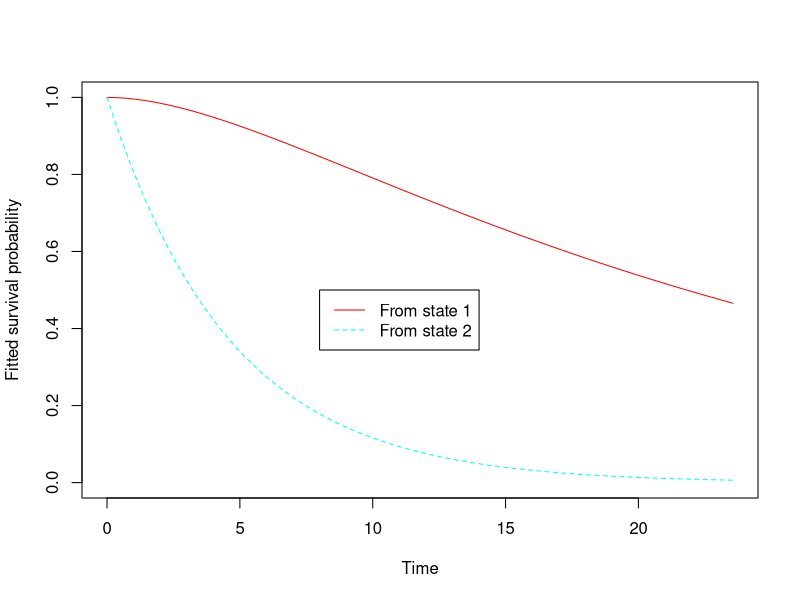
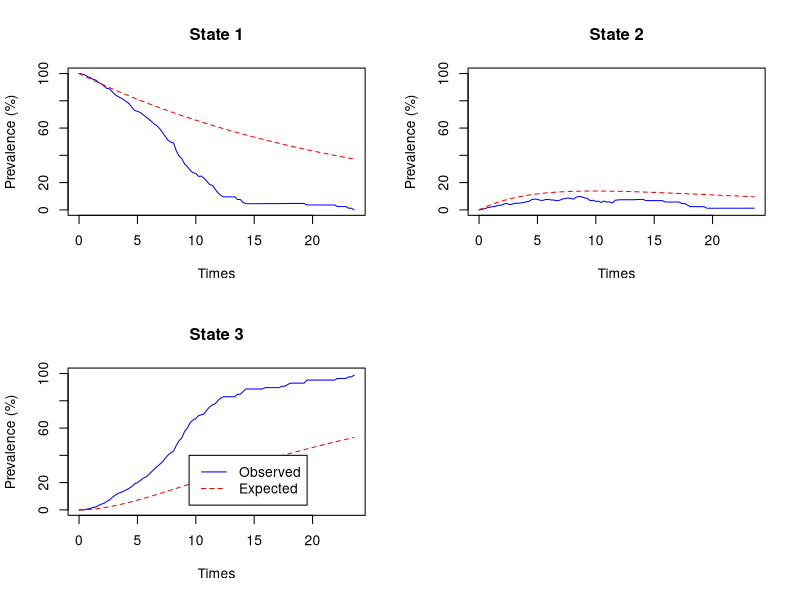
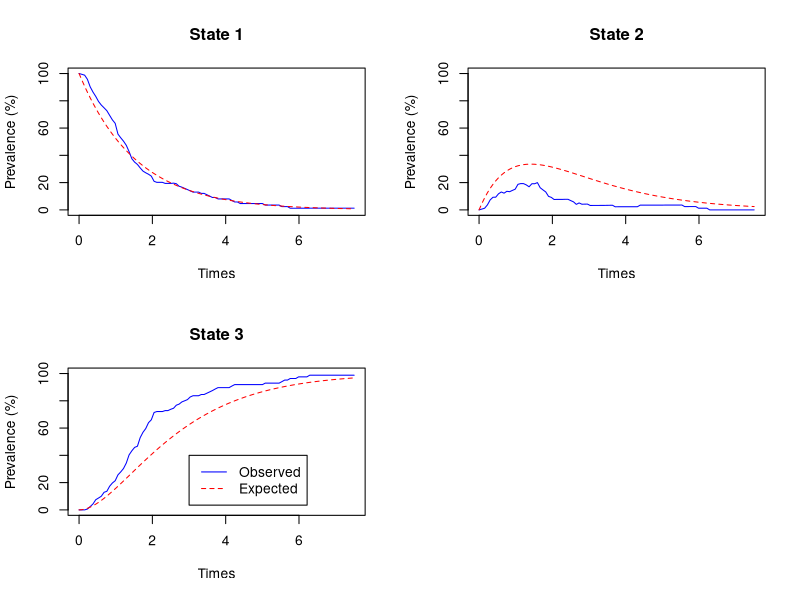
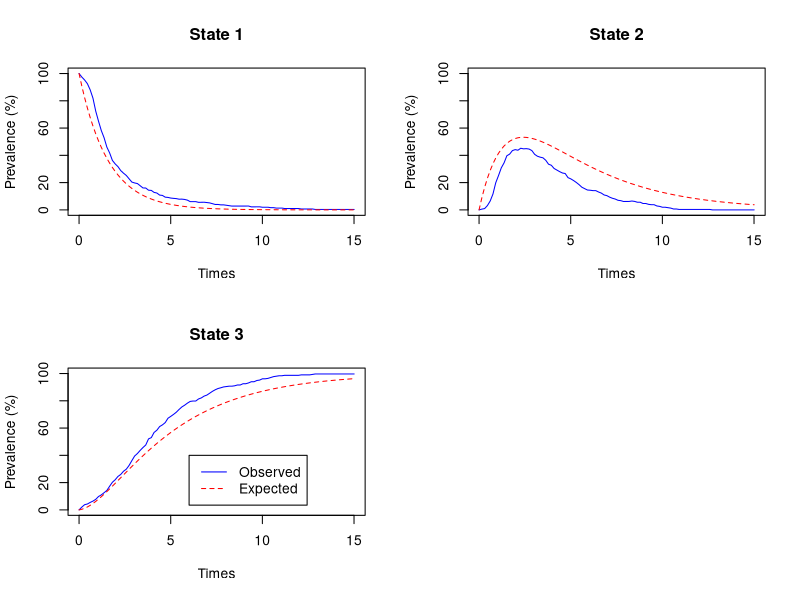

Source code (R) for these figures, in order:
## ---- chunk 1
knitr::opts_chunk$set(echo = TRUE)
## ---- chunk 2
library(tidyverse)
#Import les données
data <- read.csv("data/TCGA-CDR_data.csv")
# Creation de donnee simule
covar_sim <- sample(c(0,1),1000,replace=TRUE)
covar <-  sample(c(0,1),11160,replace=TRUE)

#convert qq colonnes en numerique depuis les facteurs.
data$DSS.time <- as.numeric(as.character(data$DSS.time))
data$DSS <- as.numeric(as.character(data$DSS))
data$PFI.time <- as.numeric(as.character(data$PFI.time))
data$PFI <- as.numeric(as.character(data$PFI))

# Chqnge les valeurs de DSS.time et PFI.time au NA, (Car pas de sens un temps 0)
# ou si PFI.time est plus grand que DSS.time car aussi pas de sens.  
data$DSS.time[data$DSS.time==0] <- NA #enlever les suivis nuls
data$PFI.time[data$PFI.time==0] <- NA #enlever les suivis nuls
data$DSS.time[data$PFI.time > data$DSS.time] <- NA
data$PFI.time[data$PFI.time > data$DSS.time] <- NA


# Creation de colonnes pour la création de dataframe de matrice de transition
pfiNotDead.time <- data$PFI.time/365.25
pfiNotDead <- data$PFI
pfiNotDead[data$PFI.time==data$DSS.time] <- 0
dssDirect.time <- data$DSS.time/365.25
dssDirect <- data$DSS
dssDirect[!data$PFI.time==data$DSS.time] <- 0
dssRelapse.time <- (data$DSS.time-data$PFI.time)/365.25
dssRelapse.time[pfiNotDead==0] <- 0
dssRelapse <- data$DSS
dssRelapse[data$PFI.time==data$DSS.time] <- 0


# Recode les levels du stage du tumeur pour avoir moins de niveau.  
# Fait qu'il y a seulement stage 1/2, 3/4 et NA; ou 1/2, 3/4, autre et NA  
stage <- as.factor(data$ajcc_pathologic_tumor_stage)
levels(stage) <- c("NA","NA","NA","NA","I - II","I - II","other","I - II","I - II","I - II","I - II","I - II","I - II","I - II","III - IV","III - IV","III - IV","III - IV","III - IV","III - IV","III - IV","III - IV","other")
stageBis <- as.factor(data$clinical_stage)
levels(stageBis) <- c("NA","NA","NA","I - II","I - II","I - II","III - IV","III - IV","III - IV",rep("I - II",14),rep("III - IV",6),"I - II",rep("III - IV",4))
stage <- sapply(1:length(stage),function(i){
  if(stage[i]=="NA") return(stageBis[i])
  else return(stage[i])
})

# Creation d'un nouveau dataframe plus petit et facile a manipuler.  
df_new <- data.frame("Patient"=data$X,
                     "DSS"=data$DSS,"DSS.time"=data$DSS.time/365.25,
                     "PFI"=data$PFI,"PFI.time"=data$PFI.time/365.25,
                     "T01"=pfiNotDead,"T01.time"=pfiNotDead.time,
                     "T02"=dssDirect,"T02.time"=dssDirect.time,
                     "T12"=dssRelapse,"T12.time"=dssRelapse.time,
                     stage,"var_nulle"=as.character(covar),"gender"=data$gender,"age"=data$age_at_initial_pathologic_diagnosis,"type"=data$type)

# Enleve les NA
df_new <- df_new[-which(apply(df_new,1,function(x) any(is.na(x)))),]
dim(df_new)
# Enleve les stage qui ont le niveau NA ou other
df_new <- df_new[-which(is.element(df_new$stage,c("NA","other"))),]
df_new$stage <- factor(df_new$stage,c("I - II","III - IV"))
dim(df_new)
df_new$age <- as.numeric(as.character(df_new$age))
df_new <- df_new[-which(is.na(df_new$age)),] #nettoyage des NA de l'age
# Dois les converti depuis factors pour qu'ils soit bien selectionner dans le boucle for
df_new <- df_new %>% mutate_at(c('type','stage','age','var_nulle','gender'), as.character)
## ---- chunk 3
library(msm)

#* Section plus compliquer a comprendre
#* Chaque personne peut atteindre max de 3 phase,  soit 1-1 (censure pour PFI et DSS), 1-2-2 (censure pour DSS), 
#* 1-3 (pas de censure, PFI.time == DSS.time), ou 1-2-3 (pas de censure, PFI.time != DSS.time) selon leur prognosis et leur censure. 
#* Donc il y a 3 matrice qui sont cree chaqu'un avec 4 colonne: indiv, time, state et type
#* Dans un boucle for du longeur du dataframe des patients (qu'on n'a pas retirer) pour chaque matrix, on regarde quel phase doit placer le patient
#* et on lui donne le bonne 'state'.  Si le personne n'a pas de troisieme phase, on met NA, qu'on enlevera apres.  
state1 <- matrix(nrow =length(df_new$Patient),ncol = 8,dimnames = list(1:length(df_new$Patient),c("indiv","time","state","type",'var_nulle','stage','age','gender'))) 
state1 <- state2 <- state3<- as.data.frame(state1)
for(i in 1:length(df_new[,1])){
  state1[i,] <- c(df_new$Patient[i],0,1,df_new$type[i],covar[i],df_new$stage[i], df_new$age[i], df_new$gender[i])
  state2[i,] <- 
    if((df_new$T01.time[i] < df_new$T02.time[i]) & df_new$T01[i]==1) c(df_new$Patient[i],df_new$T01.time[i],2,df_new$type[i],covar[i],df_new$stage[i], df_new$age[i], df_new$gender[i])
  else if (df_new$T02[i] == 1) c(df_new$Patient[i],df_new$T02.time[i],3,df_new$type[i],covar[i],df_new$stage[i], df_new$age[i], df_new$gender[i])
  else c(df_new$Patient[i],df_new$T02.time[i],1,df_new$type[i],covar[i],df_new$stage[i], df_new$age[i], df_new$gender[i])
  state3[i,] <- 
    if((df_new$T01.time[i] < df_new$T02.time[i]) & df_new$T01[i]==1){
      if (df_new$T12.time[i] > 0 & df_new$T12[i]==1) c(df_new$Patient[i],df_new$T12.time[i]+df_new$T01.time[i],3,df_new$type[i],covar[i],df_new$stage[i], df_new$age[i], df_new$gender[i])
      else c(df_new$Patient[i],df_new$T12.time[i]+df_new$T01.time[i],2,df_new$type[i],covar[i],df_new$stage[i], df_new$age[i], df_new$gender[i])
    }
  else c(NA,NA,NA,NA)
}

# Combine les 3 matrices 
# Ajoute les colonnes depuis df_new pour utiliser les covariants
# Convert les donnees en bonne type de donnees
# Enleve les donnees qui on un 'state' == NA
df_msm <- rbind(state1,state2,state3)
df_msm$indiv <- as.integer(df_msm$indiv)
df_msm$time <- as.numeric(df_msm$time)
df_msm$state <- as.numeric(df_msm$state)
df_msm$var_nulle <- as.numeric(df_msm$var_nulle)
df_msm$age <- as.numeric(df_msm$age)
df_msm$gender <- as.factor(df_msm$gender)
df_msm$stage <- as.factor(df_msm$stage)
df_msm <- df_msm[-which(is.na(df_msm$state)),]

# Ordonner le dataframe par individu et le temps de chaque transition.  
df_msm <- df_msm[order(df_msm$indiv,df_msm$time),]


# Test pour verifier les donnees sont correct
# unique(df_msm[df_msm$stage=='III - IV'& df_msm$type=='PAAD',]$indiv)
# unique(df_new[df_new$stage=='III - IV'& df_new$type=='PAAD',]$Patient)


# Regarde le table de transition d'etats et cree un Q matrix de base.  
statetable.msm(state, indiv, df_msm)
Qmat <- matrix(c(1,1,1,0,1,1,0,0,0),ncol=3,byrow = TRUE)
par(mfrow = c(1,1))
test_msm <- msm(state~time, subject=indiv,data = df_msm[df_msm$type == 'BRCA',], gen.inits = TRUE,qmatrix= Qmat, deathexact = 3,covariates = ~age)
hazard.msm(test_msm)
plot(test_msm, legend.pos = c(8,.5))
## ---- chunk 4
test_msm_brca <- msm(state~time, subject=indiv,data = df_msm[df_msm$type == 'BRCA',], gen.inits = TRUE,qmatrix= Qmat, deathexact = 3)
test_msm_brca
summary(test_msm_brca)
plot.prevalence.msm(test_msm_brca)
#plot(test_msm_brca )
## ---- chunk 5
test_msm_brca_nul <- msm(state~time, subject=indiv,data = df_msm[df_msm$type == 'BRCA',], gen.inits = TRUE,qmatrix= Qmat, deathexact = 3,covariates = ~var_nulle)
#test_msm_brca_nul
summary(test_msm_brca_nul)$hazard
#plot.prevalence.msm(test_msm_brca_nul)
## ---- chunk 6
test_msm_brca_stage <- msm(state~time, subject=indiv,data = df_msm[df_msm$type == 'BRCA',], gen.inits = TRUE,qmatrix= Qmat, deathexact = 3,covariates = ~stage)
#test_msm_brca_stage
summary(test_msm_brca_stage)$hazard
#plot.prevalence.msm(test_msm_brca_stage)

## ---- chunk 7
test_msm_paad <- msm(state~time, subject=indiv,data = df_msm[df_msm$type == 'PAAD',], gen.inits = TRUE,qmatrix= Qmat, deathexact = 3)
test_msm_paad
plot.prevalence.msm(test_msm_paad)
## ---- chunk 8
test_msm_paad_nul <- msm(state~time, subject=indiv,data = df_msm[df_msm$type == 'PAAD',], gen.inits = TRUE,qmatrix= Qmat, deathexact = 3,covariates = ~var_nulle)
#test_msm_paad_nul
summary(test_msm_paad_nul)$hazard
#plot.prevalence.msm(test_msm_paad_nul)
## ---- chunk 9
test_msm_paad_stage <- msm(state~time, subject=indiv,data = df_msm[df_msm$type == 'PAAD',], gen.inits = TRUE,qmatrix= Qmat, deathexact = 3,covariates = ~stage)
summary(test_msm_paad_stage)$hazard
#plot.prevalence.msm(test_msm_paad_stage)
## ---- chunk 10
test_msm_ov <- msm(state~time, subject=indiv,data = df_msm[df_msm$type == 'OV',], gen.inits = TRUE,qmatrix= Qmat, deathexact = 3)
test_msm_ov
summary(test_msm_ov)
plot.prevalence.msm(test_msm_ov)
#plot(test_msm_brca )
## ---- chunk 11
test_msm_ov_nul <- msm(state~time, subject=indiv,data = df_msm[df_msm$type == 'OV',], gen.inits = TRUE,qmatrix= Qmat, deathexact = 3,covariates = ~var_nulle)

summary(test_msm_ov_nul)$hazard

## ---- chunk 12
test_msm_ov_stage <- msm(state~time, subject=indiv,data = df_msm[df_msm$type == 'OV',], gen.inits = TRUE,qmatrix= Qmat, deathexact = 3,covariates = ~stage)

summary(test_msm_ov_stage)$hazard

## ---- chunk 13
summary(test_msm_brca_stage)$hazard
summary(test_msm_paad_stage)$hazard
summary(test_msm_ov_stage)$hazard

## ---- chunk 14
summary(test_msm_brca_nul)$hazard
summary(test_msm_paad_nul)$hazard

## ---- chunk 15
statetable.msm(state, indiv, df_msm)
## ---- chunk 16
# data_brca = df_new[df_new$type == 'BRCA',]
# 
# data_paad = df_new[df_new$type == 'PAAD',]
# data_paad_2=data_paad[data_paad$stage=='III - IV',]
# dim(data_paad_2)
# unique(data_paad_2$Patient)
# 
# data_prov2 = df_msm[df_msm$type == 'PAAD',]
# data_prov2 = data_prov2[data_prov2$stage=='III - IV',]
# length(unique(data_prov2$indiv))
